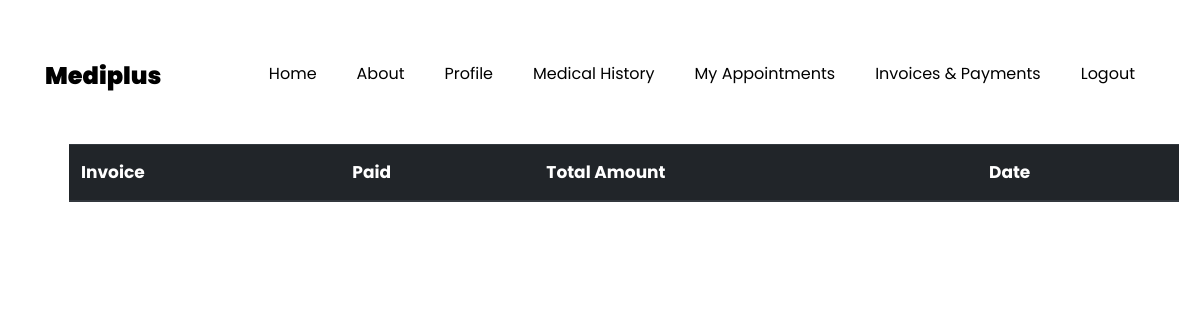
Before: /Invoices&Payments/ (signed in) with the older database file.
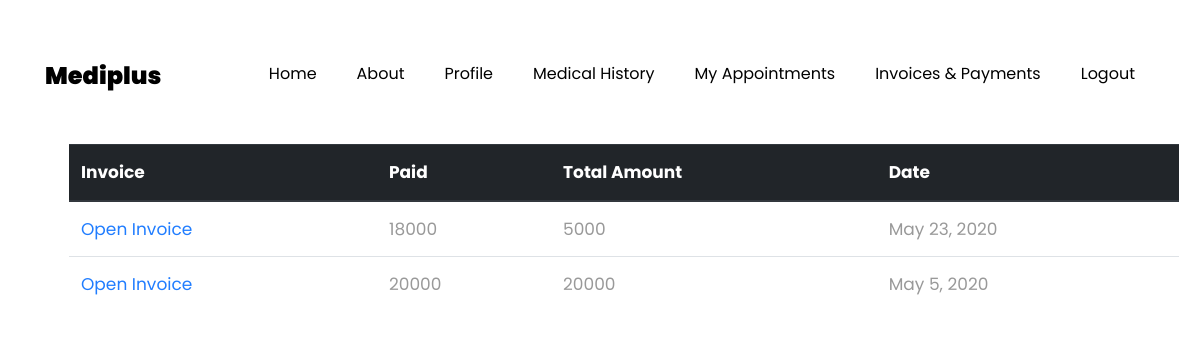
After: the same page with the newer database file.
### core/models.py (models this page shows)
class Invoices(models.Model):
    patient=models.ForeignKey(Patient,on_delete=models.CASCADE)
    Total_Amount=models.IntegerField()
    Paid_Amount=models.IntegerField()
    Outstanding=models.IntegerField()
    Date=models.DateField()

### core/views.py (the view)
# urls.py: path('Invoices&Payments/',views.Invoices_And_Payments,name='Invoices_And_Payments'),
@login_required
def Invoices_And_Payments(request):
    patient=Patient.objects.get(user=request.user)
    invoice=Invoices.objects.filter(patient=patient)
    return render(request,'Invoice_And_Payments.html',{'invoice':invoice})

### core/templates/Invoice_And_Payments.html (shortened to what this page needs)
{% extends 'base.html' %}
{% load static %}
{% block content %}
<div class='container mt-5'>
    <table class="table">
        <thead class="thead-dark">
            <tr>
            <th scope="col">Invoice</th>
            <th scope="col">Paid</th>
            <th scope='col'>Total Amount</th>
            <th scope="col">Date</th>
            </tr>
        </thead>
        <tbody>
            <tr>
            {% for i in invoice %}
            <td><a href="{% url 'Invoice' i.id %}">Open Invoice</a></td>
            <td>{{i.Total_Amount}}</td>
            <td>{{i.Paid_Amount}}</td>
            <td>{{i.Date}}</td>
            </tr>
            {% endfor %}
        </tbody>
    </table>
</div>
{% endblock %}

Changed rows visible on the page:
added Invoices: Total_Amount "18000", Paid_Amount "5000", Date "May 23, 2020"
added Invoices: Total_Amount "20000", Paid_Amount "20000", Date "May 5, 2020"
